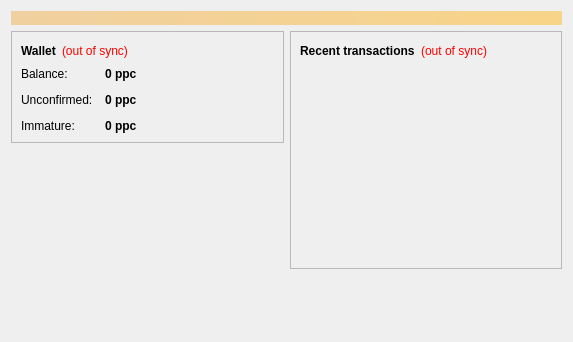
<?xml version="1.0" encoding="UTF-8"?>
<ui version="4.0">
 <class>OverviewPage</class>
 <widget class="QWidget" name="OverviewPage">
  <property name="geometry">
   <rect>
    <x>0</x>
    <y>0</y>
    <width>573</width>
    <height>342</height>
   </rect>
  </property>
  <property name="windowTitle">
   <string>Form</string>
  </property>
  <layout class="QVBoxLayout" name="topLayout">
   <item>
    <widget class="QLabel" name="labelAlerts">
     <property name="visible">
      <bool>false</bool>
     </property>
     <property name="styleSheet">
      <string notr="true">background-color: qlineargradient(x1: 0, y1: 0, x2: 1, y2: 0, stop:0 #F0D0A0, stop:1 #F8D488); color:#000000;</string>
     </property>
     <property name="wordWrap">
      <bool>true</bool>
     </property>
     <property name="margin">
      <number>3</number>
     </property>
    </widget>
   </item>
   <item>
    <layout class="QHBoxLayout" name="horizontalLayout" stretch="1,1">
     <item>
      <layout class="QVBoxLayout" name="verticalLayout_2">
       <item>
        <widget class="QFrame" name="frame">
         <property name="frameShape">
          <enum>QFrame::StyledPanel</enum>
         </property>
         <property name="frameShadow">
          <enum>QFrame::Raised</enum>
         </property>
         <layout class="QVBoxLayout" name="verticalLayout_4">
          <item>
           <layout class="QHBoxLayout" name="horizontalLayout_4">
            <item>
             <widget class="QLabel" name="label_5">
              <property name="font">
               <font>
                <weight>75</weight>
                <bold>true</bold>
               </font>
              </property>
              <property name="text">
               <string>Wallet</string>
              </property>
             </widget>
            </item>
            <item>
             <widget class="QLabel" name="labelWalletStatus">
              <property name="toolTip">
               <string>The displayed information may be out of date. Your wallet automatically synchronizes with the hofcoin network after a connection is established, but this process has not completed yet.</string>
              </property>
              <property name="styleSheet">
               <string notr="true">QLabel { color: red; }</string>
              </property>
              <property name="text">
               <string notr="true">(out of sync)</string>
              </property>
              <property name="alignment">
               <set>Qt::AlignLeading|Qt::AlignLeft|Qt::AlignVCenter</set>
              </property>
             </widget>
            </item>
            <item>
             <spacer name="horizontalSpacer_2">
              <property name="orientation">
               <enum>Qt::Horizontal</enum>
              </property>
              <property name="sizeHint" stdset="0">
               <size>
                <width>40</width>
                <height>20</height>
               </size>
              </property>
             </spacer>
            </item>
           </layout>
          </item>
          <item>
           <layout class="QFormLayout" name="formLayout_2">
            <property name="fieldGrowthPolicy">
             <enum>QFormLayout::AllNonFixedFieldsGrow</enum>
            </property>
            <property name="horizontalSpacing">
             <number>12</number>
            </property>
            <property name="verticalSpacing">
             <number>12</number>
            </property>
            <item row="0" column="0">
             <widget class="QLabel" name="label">
              <property name="text">
               <string>Balance:</string>
              </property>
             </widget>
            </item>
            <item row="0" column="1">
             <widget class="QLabel" name="labelBalance">
              <property name="font">
               <font>
                <weight>75</weight>
                <bold>true</bold>
               </font>
              </property>
              <property name="cursor">
               <cursorShape>IBeamCursor</cursorShape>
              </property>
              <property name="toolTip">
               <string>Your current balance</string>
              </property>
              <property name="text">
               <string notr="true">0 ppc</string>
              </property>
              <property name="textInteractionFlags">
               <set>Qt::LinksAccessibleByMouse|Qt::TextSelectableByKeyboard|Qt::TextSelectableByMouse</set>
              </property>
             </widget>
            </item>
            <item row="1" column="0">
             <widget class="QLabel" name="label_3">
              <property name="text">
               <string>Unconfirmed:</string>
              </property>
             </widget>
            </item>
            <item row="1" column="1">
             <widget class="QLabel" name="labelUnconfirmed">
              <property name="font">
               <font>
                <weight>75</weight>
                <bold>true</bold>
               </font>
              </property>
              <property name="cursor">
               <cursorShape>IBeamCursor</cursorShape>
              </property>
              <property name="toolTip">
               <string>Total of transactions that have yet to be confirmed, and do not yet count toward the current balance</string>
              </property>
              <property name="text">
               <string notr="true">0 ppc</string>
              </property>
              <property name="textInteractionFlags">
               <set>Qt::LinksAccessibleByMouse|Qt::TextSelectableByKeyboard|Qt::TextSelectableByMouse</set>
              </property>
             </widget>
            </item>
            <item row="2" column="0">
             <widget class="QLabel" name="labelImmatureText">
              <property name="text">
               <string>Immature:</string>
              </property>
             </widget>
            </item>
            <item row="2" column="1">
             <widget class="QLabel" name="labelImmature">
              <property name="font">
               <font>
                <weight>75</weight>
                <bold>true</bold>
               </font>
              </property>
              <property name="toolTip">
               <string>Mined balance that has not yet matured</string>
              </property>
              <property name="text">
               <string notr="true">0 ppc</string>
              </property>
              <property name="textInteractionFlags">
               <set>Qt::LinksAccessibleByMouse|Qt::TextSelectableByKeyboard|Qt::TextSelectableByMouse</set>
              </property>
             </widget>
            </item>
           </layout>
          </item>
         </layout>
        </widget>
       </item>
       <item>
        <spacer name="verticalSpacer">
         <property name="orientation">
          <enum>Qt::Vertical</enum>
         </property>
         <property name="sizeHint" stdset="0">
          <size>
           <width>20</width>
           <height>40</height>
          </size>
         </property>
        </spacer>
       </item>
      </layout>
     </item>
     <item>
      <layout class="QVBoxLayout" name="verticalLayout_3">
       <item>
        <widget class="QFrame" name="frame_2">
         <property name="frameShape">
          <enum>QFrame::StyledPanel</enum>
         </property>
         <property name="frameShadow">
          <enum>QFrame::Raised</enum>
         </property>
         <layout class="QVBoxLayout" name="verticalLayout">
          <item>
           <layout class="QHBoxLayout" name="horizontalLayout_2">
            <item>
             <widget class="QLabel" name="label_4">
              <property name="text">
               <string>&lt;b&gt;Recent transactions&lt;/b&gt;</string>
              </property>
             </widget>
            </item>
            <item>
             <widget class="QLabel" name="labelTransactionsStatus">
              <property name="toolTip">
               <string>The displayed information may be out of date. Your wallet automatically synchronizes with the hofcoin network after a connection is established, but this process has not completed yet.</string>
              </property>
              <property name="styleSheet">
               <string notr="true">QLabel { color: red; }</string>
              </property>
              <property name="text">
               <string notr="true">(out of sync)</string>
              </property>
              <property name="alignment">
               <set>Qt::AlignRight|Qt::AlignTrailing|Qt::AlignVCenter</set>
              </property>
             </widget>
            </item>
            <item>
             <spacer name="horizontalSpacer">
              <property name="orientation">
               <enum>Qt::Horizontal</enum>
              </property>
              <property name="sizeHint" stdset="0">
               <size>
                <width>40</width>
                <height>20</height>
               </size>
              </property>
             </spacer>
            </item>
           </layout>
          </item>
          <item>
           <widget class="QListView" name="listTransactions">
            <property name="styleSheet">
             <string notr="true">QListView { background: transparent; }</string>
            </property>
            <property name="frameShape">
             <enum>QFrame::NoFrame</enum>
            </property>
            <property name="verticalScrollBarPolicy">
             <enum>Qt::ScrollBarAlwaysOff</enum>
            </property>
            <property name="horizontalScrollBarPolicy">
             <enum>Qt::ScrollBarAlwaysOff</enum>
            </property>
            <property name="selectionMode">
             <enum>QAbstractItemView::NoSelection</enum>
            </property>
           </widget>
          </item>
         </layout>
        </widget>
       </item>
       <item>
        <spacer name="verticalSpacer_2">
         <property name="orientation">
          <enum>Qt::Vertical</enum>
         </property>
         <property name="sizeHint" stdset="0">
          <size>
           <width>20</width>
           <height>40</height>
          </size>
         </property>
        </spacer>
       </item>
      </layout>
     </item>
    </layout>
   </item>
  </layout>
 </widget>
 <resources/>
 <connections/>
</ui>
